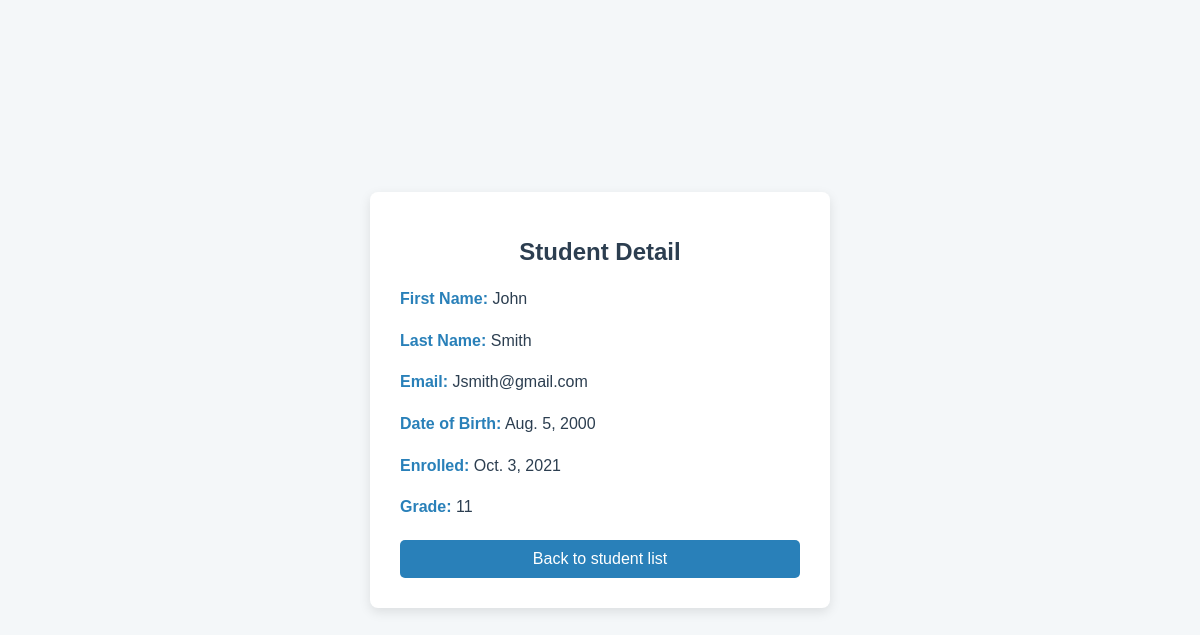
/students/4/, run on the app's committed database.
### blog/models.py (models this page shows, shortened)
class Student(models.Model):
    first_name = models.CharField(max_length=30)
    last_name = models.CharField(max_length=30)
    email = models.EmailField(
        max_length=254,
        validators=[EmailValidator(message="Enter a valid email address.")]
    )
    date_of_birth = models.DateField()
    enrolled = models.DateField()
    grade = models.IntegerField(
        validators=[MinValueValidator(1), MaxValueValidator(12)]
    )
    class Meta:
        verbose_name_plural = "Students"

### blog/views.py (the view)
# urls.py: path('students/<int:student_id>/', views.student_detail, name='student_detail'),
def student_detail(request, student_id):
    student = get_object_or_404(Student, pk=student_id)  # Automatically raises 404 if student does not exist
    return render(request, "blog/student_detail.html", {"student": student})

### blog/templates/blog/student_detail.html (shortened to what this page needs)
<!DOCTYPE html>
<html lang="en">
<head>
</head>
<body>
    <div class="container">
        <h1>Student Detail</h1>
        <p><strong>First Name:</strong> {{ student.first_name }}</p>
        <p><strong>Last Name:</strong> {{ student.last_name }}</p>
        <p><strong>Email:</strong> {{ student.email }}</p>
        <p><strong>Date of Birth:</strong> {{ student.date_of_birth }}</p>
        <p><strong>Enrolled:</strong> {{ student.enrolled }}</p>
        <p><strong>Grade:</strong> {{ student.grade }}</p>
        <a href="{% url 'student_list' %}">Back to student list</a>
    </div>
</body>
</html>

### blog/templates/blog/student_detail.html (style rules this page uses)
body { font-family: Arial, sans-serif; background-color: #f4f7f9; display: flex; justify-content: center; align-items: center; height: 100vh; margin: 0; }
.container { background-color: white; padding: 30px; border-radius: 8px; box-shadow: 0px 4px 12px rgba(0, 0, 0, 0.1); max-width: 400px; width: 100%; }
h1 { text-align: center; font-size: 24px; color: #2c3e50; margin-bottom: 20px; }
p { font-size: 16px; line-height: 1.6; color: #2c3e50; }
strong { color: #2980b9; }
a { display: block; text-align: center; background-color: #2980b9; color: white; padding: 10px 20px; border-radius: 5px; text-decoration: none; font-weight: 500; margin-top: 20px; transition: background-color 0.3s ease; }

### data on the page
Student: first_name "John", last_name "Smith", email "Jsmith@gmail.com", date_of_birth "Aug. 5, 2000", enrolled "Oct. 3, 2021", grade "11"
